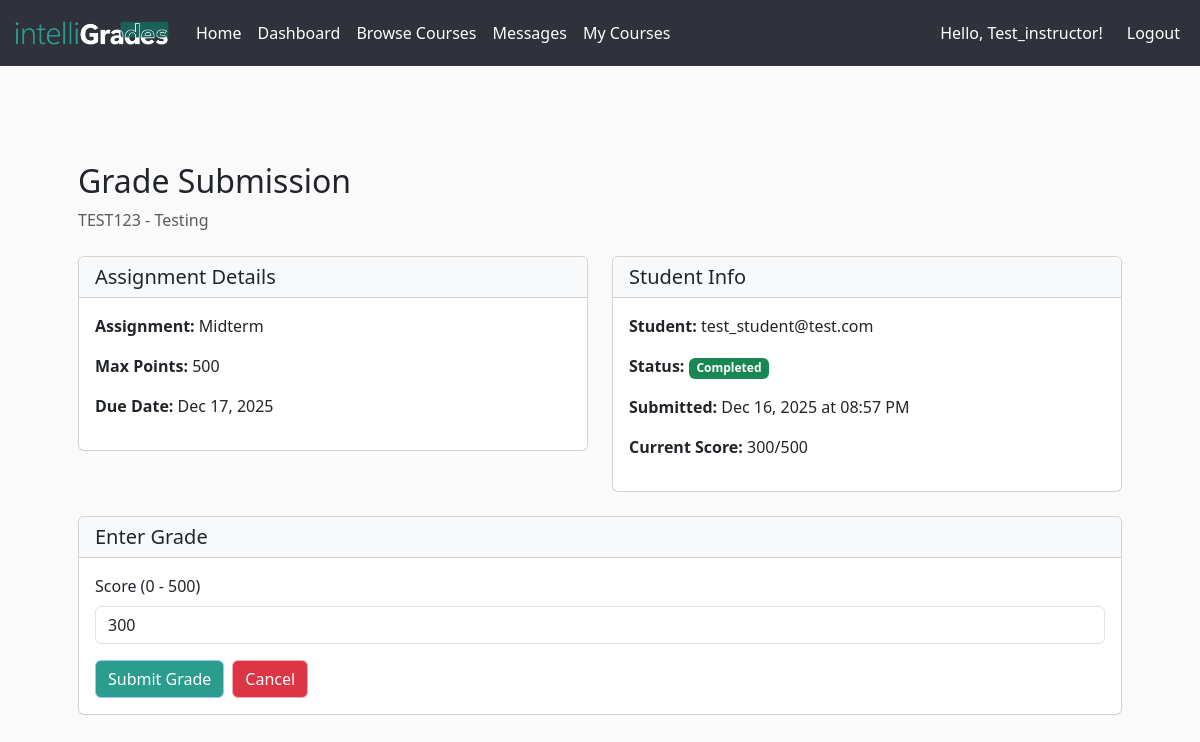
The page /assignments/1/grade/4 (signed in) on the database its author committed.
### app/models.py (models this page shows, shortened)
class Course(db.Model):
    __tablename__ = 'courses'
    id = db.Column(db.Integer, primary_key=True)
    code = db.Column(db.String(32), unique=True, nullable=False)
    title = db.Column(db.String(128), nullable=False)
    description = db.Column(db.Text)
    credits = db.Column(db.Integer, nullable=False)  # number of units/credits
    professor = db.Column(db.String(128), nullable=True)
    professor_id = db.Column(db.Integer, db.ForeignKey('users.id'), nullable=True)
    professor_user = db.relationship(
        'User',
        foreign_keys=[professor_id],
        backref='created_courses'
    )
    availability = db.Column(db.Boolean, default=True)
    format = db.Column(db.String(32), default='online')
    max_students = db.Column(db.Integer)
    created_at = db.Column(db.DateTime, default=datetime.utcnow)
    enrollments_rel = db.relationship(
        'Enrollment',
        backref='course',
        lazy='dynamic',
        cascade='all,delete-orphan'
    )
    assignments = db.relationship(
        'Assignment',
        back_populates='course',
        lazy='dynamic',
        cascade='all,delete-orphan'
    )
    announcements = db.relationship(
        'Announcement',
        back_populates='course',
        lazy='dynamic',
        cascade='all,delete-orphan'
    )

class Assignment(db.Model):
    __tablename__ = "assignments"
    id = db.Column(db.Integer, primary_key=True)
    course_id = db.Column(db.Integer, db.ForeignKey('courses.id'), nullable=False)
    title = db.Column(db.String(200), nullable=False)
    description = db.Column(db.Text, nullable=False)
    due_date = db.Column(db.DateTime, default=datetime.utcnow)
    created_at = db.Column(db.DateTime, default=datetime.utcnow)
    max_points = db.Column(db.Integer, default=100)
    course = db.relationship('Course', back_populates='assignments')
    student_assignments = db.relationship(
        'StudentAssignment',
        back_populates='assignment',
        lazy='dynamic',
        cascade='all,delete-orphan'
    )

class User(UserMixin, db.Model):
    __tablename__ = 'users'
    ROLE_STUDENT = "student"
    ROLE_PROFESSOR = "professor"
    ROLE_ADMIN = "admin"
    id = db.Column(db.Integer, primary_key=True)
    password_hash = db.Column(db.String(255), nullable=False)
    email = db.Column(db.String(100), unique=True, nullable=False)
    avatar_url = db.Column(db.String(400), nullable=True)
    role = db.Column(db.String(32), default=ROLE_STUDENT, nullable=False)
    created_at = db.Column(db.DateTime, default=datetime.utcnow, nullable=False)
    courses = db.relationship(
        "Course",
        secondary="enrollments",
        backref="students",
        lazy="dynamic",
    )
    @property
    def is_student(self):
        return self.role == self.ROLE_STUDENT
    @property
    def is_professor(self):
        return self.role == self.ROLE_PROFESSOR
    @property
    def is_admin(self):
        return self.role == self.ROLE_ADMIN

class StudentAssignment(db.Model):
    __tablename__ = "student_assignments"
    STATUS_NOT_STARTED = "Not Started"
    STATUS_IN_PROGRESS = "In Progress"
    STATUS_COMPLETED = "Completed"
    id = db.Column(db.Integer, primary_key=True)
    user_id = db.Column(db.Integer, db.ForeignKey('users.id'), nullable=False)
    assignment_id = db.Column(db.Integer, db.ForeignKey('assignments.id'), nullable=False)
    status = db.Column(db.String(32), default=STATUS_NOT_STARTED, nullable=False)
    score = db.Column(db.Integer, nullable=True)  # Grade received (if graded)
    completed_at = db.Column(db.DateTime, nullable=True)
    updated_at = db.Column(db.DateTime, default=datetime.utcnow, onupdate=datetime.utcnow)
    user = db.relationship('User', backref='student_assignments')
    assignment = db.relationship('Assignment', back_populates='student_assignments')
    __table_args__ = (
        db.UniqueConstraint('user_id', 'assignment_id', name='unique_user_assignment'),
    )

### app/assignments/routes.py (the view, shortened to what this page needs)
@assignments_bp.route('/<int:assignment_id>/grade/<int:student_id>', methods=['GET', 'POST'])
@login_required
@roles_required(User.ROLE_PROFESSOR, User.ROLE_ADMIN)
def grade_submission(assignment_id, student_id):
    assignment = Assignment.query.get_or_404(assignment_id)
    course = assignment.course
    student = User.query.get_or_404(student_id)
    if not (course.professor_id == current_user.id or current_user.is_admin):
        flash("You don't have access to grade this submission.", 'danger')
        return redirect(url_for('courses.course_dashboard', course_id=course.id))
    student_assignment = StudentAssignment.query.filter_by(
        assignment_id=assignment_id,
        user_id=student_id
    ).first()
    if not student_assignment:
        flash("This student hasn't submitted this assignment yet.", 'warning')
        return redirect(url_for('assignments.assignment_submissions', assignment_id=assignment_id))
    form = GradeForm()
    if request.method == 'GET' and student_assignment.score is not None:
        form.score.data = student_assignment.score
    return render_template(
        'assignments/grade_submission.html',
        form=form,
        assignment=assignment,
        course=course,
        student=student,
        student_assignment=student_assignment
    )

### app/assignments/grade_form.py
class GradeForm(FlaskForm):
    score = IntegerField('Score', validators=[InputRequired(message="Score is required"), NumberRange(min=0, message="Score must be at least 0")])
    submit = SubmitField('Submit Grade', render_kw={"class": "btn btn-primary border-primary-subtle"})

### app/__init__.py (called while the page is built)
@create_app.context_processor
def inject_notifications():
    if current_user.is_authenticated:
        return {
            "notifications": [
                {"message": "You haven’t checked Week 3 notes."},
                {"message": "New message in CMPE 102 discussion board."}
            ]
        }
    return {"notifications": []}

@login_manager.user_loader
def load_user(user_id):
    return User.query.get(int(user_id))

### app/assignments/templates/assignments/grade_submission.html (shortened to what this page needs)
{% extends "base.html" %} {% block body %}
<div class="container mt-5">
  <div class="mb-4">
    <h2>Grade Submission</h2>
    <p class="text-muted mb-0">{{ course.code }} - {{ course.title }}</p>
  </div>
  <div class="row">
    <div class="col-md-6">
      <div class="card">
        <div class="card-header bg-light">
          <h5 class="mb-0">Assignment Details</h5>
        </div>
        <div class="card-body">
          <p><strong>Assignment:</strong> {{ assignment.title }}</p>
          <p><strong>Max Points:</strong> {{ assignment.max_points }}</p>
          <p>
            <strong>Due Date:</strong>
            {% if assignment.due_date %} {{ assignment.due_date.strftime('%b %d,
            %Y') }} {% else %} No due date {% endif %}
          </p>
        </div>
      </div>
    </div>
    <div class="col-md-6">
      <div class="card">
        <div class="card-header bg-light">
          <h5 class="mb-0">Student Info</h5>
        </div>
        <div class="card-body">
          <p><strong>Student:</strong> {{ student.email }}</p>
          <p>
            <strong>Status:</strong>
            {% if student_assignment.status == 'Completed' %}
            <span class="badge bg-success">Completed</span>
            {% elif student_assignment.status == 'In Progress' %}
            <span class="badge bg-warning text-dark">In Progress</span>
            {% else %}
            <span class="badge bg-secondary">Not Started</span>
            {% endif %}
          </p>
          <p>
            <strong>Submitted:</strong>
            {% if student_assignment.completed_at %} {{
            student_assignment.completed_at.strftime('%b %d, %Y at %I:%M %p') }}
            {% else %} Not submitted {% endif %}
          </p>
          <p>
            <strong>Current Score:</strong>
            {% if student_assignment.score is not none %} {{
            student_assignment.score }}/{{ assignment.max_points }} {% else %}
            Not graded {% endif %}
          </p>
        </div>
      </div>
    </div>
  </div>
  <div class="card mt-4">
    <div class="card-header bg-light">
      <h5 class="mb-0">Enter Grade</h5>
    </div>
    <div class="card-body">
      <form method="POST">
        <div class="mb-3">
          <label class="form-label"
            >Score (0 - {{ assignment.max_points }})</label
          >
          {{ form.score(class="form-control", min="0",
          max=assignment.max_points, placeholder="Enter score") }}
        </div>
        <div class="d-flex gap-2">
          {{ form.submit }}
          <a
            href="{{ url_for('assignments.assignment_submissions', assignment_id=assignment.id) }}"
            class="btn btn-danger border-danger-subtle"
          >
            Cancel
          </a>
        </div>
      </form>
    </div>
  </div>
</div>
{% endblock %}

### app/static/styles.css (style rules this page uses)
body, #whatifTable thead tr, #whatifTable td, #whatifTable th { background-color: #fafafa; }
.btn-primary, .list-group-item.active { background-color: #2a9d8f; border-color: #2a9d8f; }

### rows shown on the page
Course: code "TEST123", title "Testing"
Assignment: title "Midterm", max_points "500", due_date "Dec 17, 2025"
User: email "test_student@test.com"
StudentAssignment: completed_at "Dec 16, 2025 at 08:57 PM", score "300"

### other values the page prints
{{ username }} "Test_instructor"
